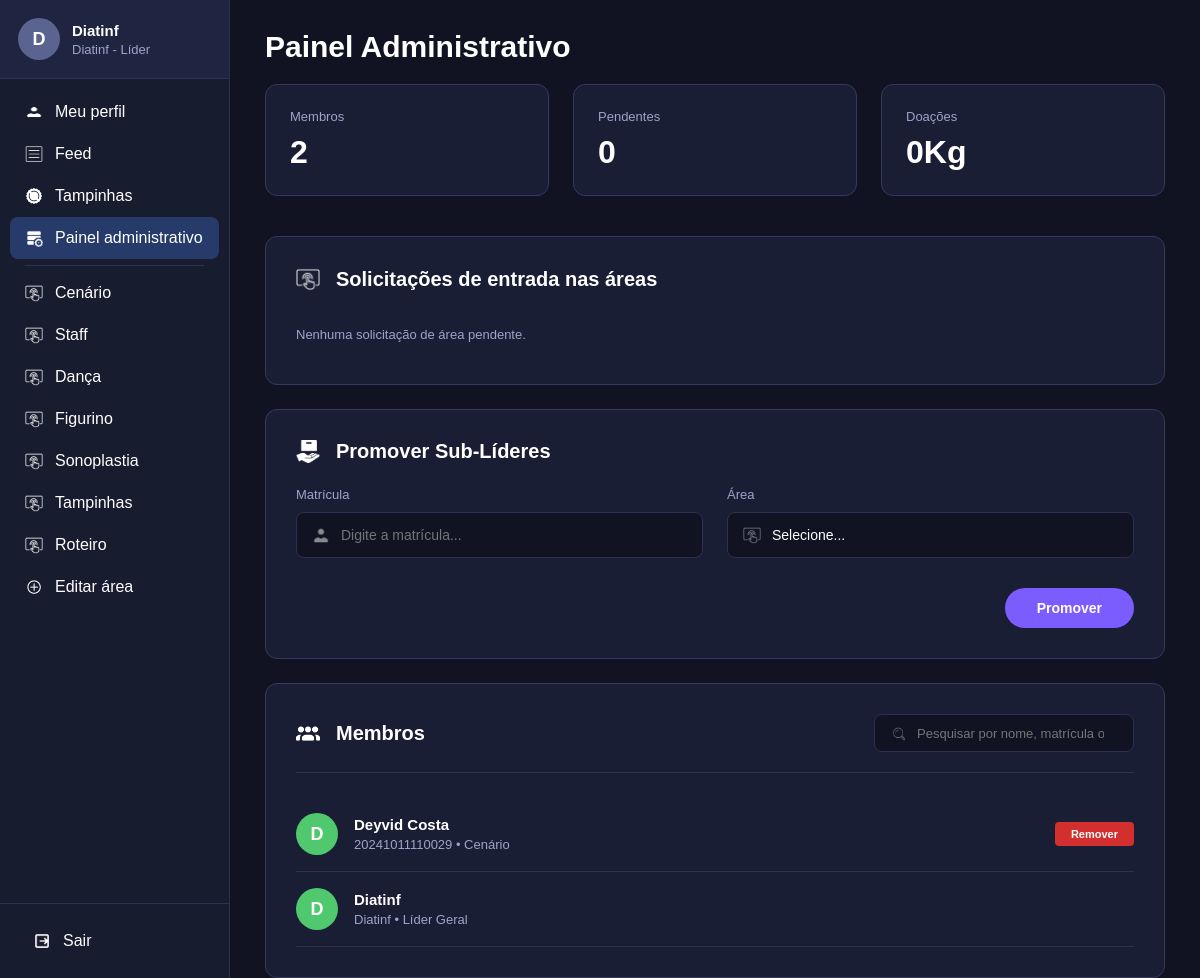
The page /painel-administrativo/ (signed in) on the database as committed earlier.
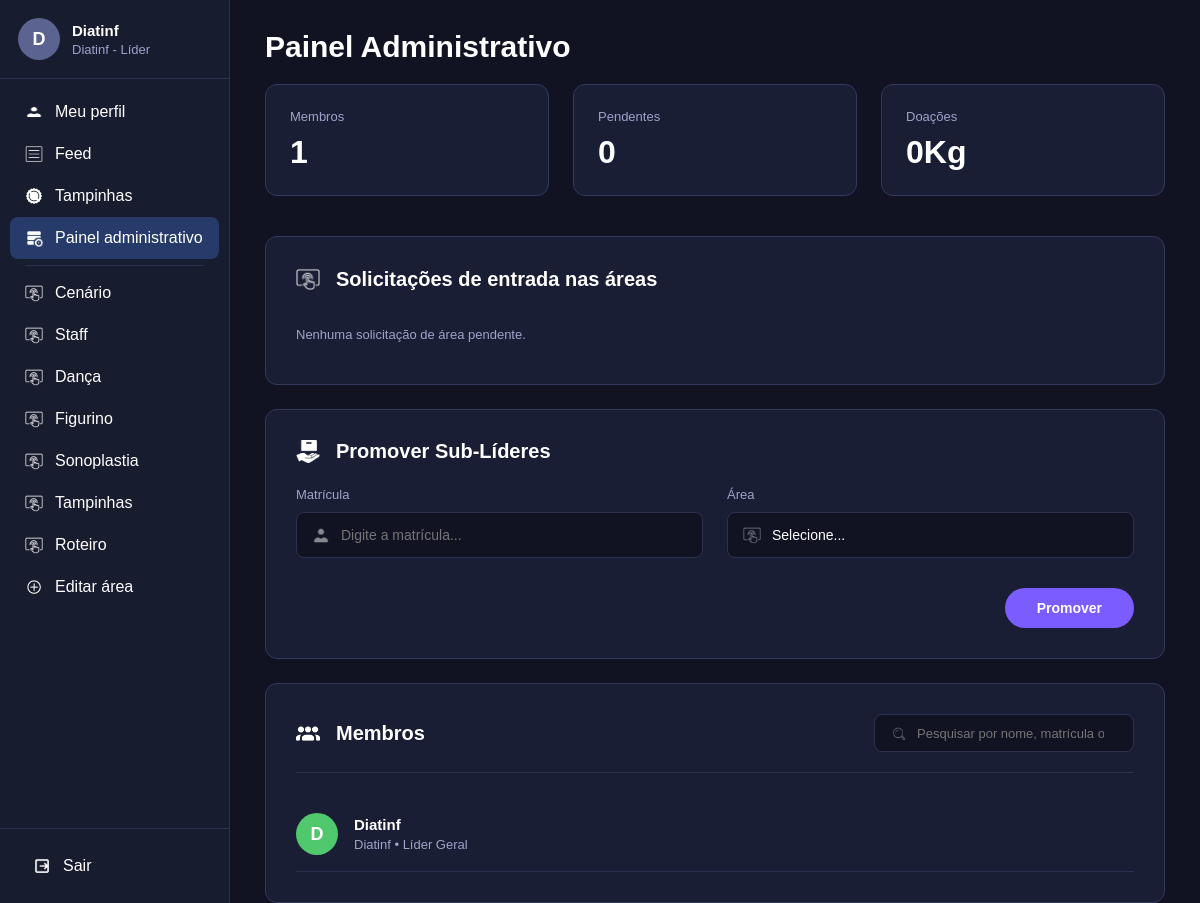
The same page on the database as committed later.
### usuarios/models.py (models this page shows, shortened)
class Usuario(models.Model):
    nome=models.CharField(max_length=100, blank=True, default="")
    matricula=models.CharField(max_length=20, unique=True)
    senha=models.CharField(max_length=255)
    diretoria=models.CharField(max_length=50)
    areas=models.TextField()
    aprovado=models.BooleanField(default=True)
    sub_lider=models.BooleanField(default=False)
    sublider_de=models.CharField(max_length=50, null=True, blank=True)
    doacao_tampinhas=models.FloatField(default=0)
    foto=models.ImageField(upload_to="perfis/", null=True, blank=True)
    banner=models.ImageField(upload_to="banners/", null=True, blank=True)
    bio=models.TextField(blank=True, default="")
    curso=models.CharField(max_length=150, blank=True, default="")
    session_version=models.PositiveIntegerField(default=1)
    def nome_exibicao(self):
        if self.nome and self.nome.strip():
            return self.nome.strip()
        return self.matricula
    def inicial_perfil(self):
        base = (self.nome_exibicao() or "U").strip()
        return base[0].upper() if base else "U"
    def eh_administrador(self):
        from .suap import MATRICULAS_ADM_FIXAS
        mat = (self.matricula or "").strip().lower()
        diret = (self.diretoria or "").strip().lower()
        return mat in MATRICULAS_ADM_FIXAS or diret in ["líder", "lider", "líder geral", "lider geral"]
    def curso_exibicao(self):
        if self.eh_administrador():
            return ""
        if self.curso and self.curso.strip():
            return self.curso.strip()
        from .suap import identificar_diretoria_e_curso
        _, curso = identificar_diretoria_e_curso(self.matricula)
        return curso or ""
    def tem_acesso_painel(self):
        return self.eh_administrador() or self.sub_lider
    def get_areas_list(self):
        if self.areas:
            return [a.strip() for a in self.areas.split(",") if a.strip()]
        return []
    def get_areas_sidebar(self):
        if self.eh_administrador():
            return ["Cenário", "Staff", "Dança", "Figurino", "Sonoplastia", "Tampinhas", "Roteiro"]
        return self.get_areas_ordenadas()

### usuarios/views.py (the view)
# urls.py: path("painel-administrativo/", views.painel_administrativo, name="painel_administrativo"),
def painel_administrativo(request):
    usuario = usuario_logado(request)
    if usuario is None:
        return redirect("login")
    if not usuario.tem_acesso_painel():
        definir_mensagem(request, messages.error, "Você não possui permissão para acessar o Painel Administrativo.")
        return redirect_autenticado(request, "feed")
    todos_aprovados = filtrar_qs_diretoria(
        Usuario.objects.filter(aprovado=True), usuario, "diretoria"
    ).order_by("matricula")
    total_doacoes = obter_total_doacoes_kg_formatado(com_unidade=False, diretoria=usuario.diretoria)
    membros_elegiveis_doacao = [m for m in todos_aprovados if not m.eh_administrador()]
    meta_atual_d = obter_meta_tampinhas_kg(diretoria=usuario.diretoria)
    meta_tampinhas_atual_str = f"{meta_atual_d:.3f}".rstrip("0").rstrip(".") or "40"
    meta_tampinhas_formatada = formatar_kg(meta_atual_d, is_gramas=False)
    if usuario.sub_lider and not usuario.eh_administrador():
        membros = obter_membros_da_area(usuario.sublider_de, diretoria=usuario.diretoria)
        pendentes = Usuario.objects.none()
        tarefas_base = filtrar_qs_diretoria(
            Tarefa.objects.filter(area=usuario.sublider_de),
            usuario,
            "criada_por__diretoria",
        ).prefetch_related("conclusoes")
        tarefas = tarefas_base.filter(encerrada=False).annotate(
            total_concl=Count("conclusoes", filter=~Q(conclusoes__usuario=F("criada_por")), distinct=True)
        ).order_by("-criada_em")
        tarefas_concluidas = tarefas_base.filter(encerrada=True).annotate(
            total_concl=Count("conclusoes", filter=~Q(conclusoes__usuario=F("criada_por")), distinct=True)
        ).order_by("-criada_em")
        solicitacoes_area = filtrar_qs_diretoria(
            SolicitacaoArea.objects.filter(area=usuario.sublider_de),
            usuario,
            "usuario__diretoria",
        ).select_related("usuario").order_by("solicitado_em")
        total_membros = len(membros)
        total_pendentes = solicitacoes_area.count()
    else:
        membros = todos_aprovados
        pendentes = filtrar_qs_diretoria(
            Usuario.objects.filter(aprovado=False), usuario, "diretoria"
        ).order_by("matricula")
        tarefas_base_adm = filtrar_qs_diretoria(
            Tarefa.objects.all(), usuario, "criada_por__diretoria"
        ).prefetch_related("conclusoes", "conclusoes__usuario")
        tarefas = tarefas_base_adm.filter(encerrada=False).annotate(
            total_concl=Count("conclusoes", filter=~Q(conclusoes__usuario=F("criada_por")), distinct=True)
        ).order_by("-criada_em")
        tarefas_concluidas = tarefas_base_adm.filter(encerrada=True).annotate(
            total_concl=Count("conclusoes", filter=~Q(conclusoes__usuario=F("criada_por")), distinct=True)
        ).order_by("-criada_em")
        solicitacoes_area = filtrar_qs_diretoria(
            SolicitacaoArea.objects.select_related("usuario"), usuario, "usuario__diretoria"
        ).order_by("area", "solicitado_em")
        total_membros = membros.count()
        total_pendentes = solicitacoes_area.count() + pendentes.count()
    return render(request, "admin.html", {
        "usuario": usuario,
        "membros": membros,
        "pendentes": pendentes,
        "total_membros": total_membros,
        "total_pendentes": total_pendentes,
        "total_doacoes": total_doacoes,
        "membros_elegiveis_doacao": membros_elegiveis_doacao,
        "meta_tampinhas_atual": meta_tampinhas_atual_str,
        "meta_tampinhas_formatada": meta_tampinhas_formatada,
        "tarefas": tarefas,
        "tarefas_concluidas": tarefas_concluidas,
        "solicitacoes_area": solicitacoes_area,
    })

### usuarios/context_processors.py (called while the page is built, shortened)
def consumir_notificacoes_validas(request, usuario_id):
    notificacoes = []
    try:
        storage = messages.get_messages(request)
        mensagens_brutas = list(storage)
        if hasattr(storage, "_loaded_data"):
            storage._loaded_data = []
        if hasattr(storage, "_queued_messages"):
            storage._queued_messages = []
        storage.used = True
        if hasattr(request, "session") and "_messages" in request.session:
            del request.session["_messages"]
        agora = time.time()
        caminho_atual = unquote(getattr(request, "path", "") or "").rstrip("/") or "/"
        uid_atual_str = str(usuario_id) if usuario_id else "anon"
    except Exception:
        return []
    return notificacoes[-1:]

### usuarios/suap.py (called while the page is built, shortened)
def _extrair_texto_campo(valor):
    if not valor:
        return ""

### usuarios/views.py (called while the page is built)
def filtrar_qs_diretoria(qs, usuario, campo_diretoria="diretoria"):
    diret = (getattr(usuario, "diretoria", "") or "").strip()
    if diret in DIRETORIAS:
        return qs.filter(**{f"{campo_diretoria}__iexact": diret})
    return qs

### usuarios/templates/admin.html (shortened to what the changed rows need)
{% load static %}
{% load usuarios_extras %}
<!DOCTYPE html>
<html lang="pt-br">
<head>
    <link rel="stylesheet" href="{% static 'css/base.css' %}">
    <link rel="stylesheet" href="{% static 'css/admin.css' %}">
</head>
<body>
{% include "_sidebar.html" with pagina_ativa="painel" %}
<main class="conteudo">
    <div class="container-pagina container-admin">
        <div class="titulo-pagina">
            <h1>Painel Administrativo</h1>
        </div>
        <section class="stats-grid">
            <div class="stat-card">
                <p class="stat-rotulo">Membros</p>
                <p class="stat-valor" id="stat-membros">{{ total_membros }}</p>
            </div>
        </section>
        {% if usuario.eh_administrador %}
        <section class="painel-card">
            <div class="card-header">
                <h2>Solicitações de entrada nas áreas</h2>
            </div>
        </section>
        <section class="painel-card">
            <div class="card-header">
                <h2>Promover Sub-Líderes</h2>
            </div>
        </section>
        {% endif %}
        <section class="painel-card" id="card-membros-painel">
            <div class="card-header flex-between">
                <div class="titulo-icone">
                    <h2>Membros</h2>
                </div>
            </div>
            <div class="lista-itens" id="lista-membros-painel" data-vazio-texto="{% if usuario.eh_administrador %}Nenhum membro aprovado ainda.{% else %}Nenhum membro vinculado a esta área ainda.{% endif %}" data-sublider-area="{{ usuario.sublider_de|default:'' }}">
                {% for membro in membros %}
                <div class="item-linha" data-membro-id="{{ membro.id }}" data-busca="{{ membro.nome_exibicao }} {{ membro.matricula }} {{ membro.diretoria }} {{ membro.curso_exibicao }} {{ membro.get_areas_list|join:' ' }}">
                    <div class="info-principal">
                        <a href="{% url 'ver_perfil' membro.id %}" class="avatar avatar-verde" style="overflow:hidden;text-decoration:none;color:white;">
                            {% if membro.foto and membro.foto.name %}
                                <img src="{{ membro.foto.url }}" alt="{{ membro.nome_exibicao }}" class="avatar-foto-img">
                            {% else %}
                                {{ membro.inicial_perfil }}
                            {% endif %}
                        </a>
                        <div class="textos">
                            <div class="nome-badges">
                                <h3><a href="{% url 'ver_perfil' membro.id %}" class="link-perfil-usuario">{{ membro.nome_exibicao }}</a></h3>
                            </div>
                            {% if usuario.eh_administrador %}
                            <p>{{ membro.matricula }}{% if membro.eh_administrador %} • Líder Geral{% elif membro.get_areas_list %} • {{ membro.get_areas_list|join:", " }}{% endif %}</p>
                            {% else %}
                            <p>{{ membro.matricula }} - {{ usuario.sublider_de }}</p>
                            {% endif %}
                        </div>
                    </div>
                    <div class="acoes">
                        {% if usuario.eh_administrador and not membro.eh_administrador %}
                        <form action="{% url 'remover_membro' membro.id %}" method="POST" onsubmit="return confirm('Deseja realmente remover este membro?');">
                            <button type="submit" class="btn-remover">Remover</button>
                        </form>
                        {% elif usuario.sub_lider and not membro.eh_administrador and membro.id != usuario.id %}
                        <form action="{% url 'remover_membro' membro.id %}" method="POST" onsubmit="return confirm('Deseja realmente remover este membro da área {{ usuario.sublider_de }}?');">
                            {% csrf_token %}
                            <button type="submit" class="btn-remover">Remover</button>
                        </form>
                        {% endif %}
                    </div>
                </div>
                {% empty %}
                <p class="sem-itens">{% if usuario.eh_administrador %}Nenhum membro aprovado ainda.{% else %}Nenhum membro vinculado a esta área ainda.{% endif %}</p>
                {% endfor %}
            </div>
        </section>
    </div>
</main>
<link rel="stylesheet" href="{% static 'vendor/flatpickr/flatpickr.min.css' %}">
</body>
</html>

### usuarios/templates/_sidebar.html (shortened to what this page needs)
{% load static %}
<aside class="sidebar" id="sidebar-principal">
    <div class="sidebar-topo-scroll">
        <a href="{% url 'meu_perfil' %}" class="usuario {% if pagina_ativa == 'perfil' %}usuario-ativo{% endif %}" title="Acessar meu perfil">
            <div class="avatar">
                {% if usuario.foto and usuario.foto.name %}
                    <img src="{{ usuario.foto.url }}" alt="{{ usuario.nome_exibicao }}" class="avatar-foto-img">
                {% else %}
                    {{ usuario.inicial_perfil }}
                {% endif %}
            </div>
            <div class="dados-usuario">
                <h3>{{ usuario.nome_exibicao }}</h3>
                <p>{{ usuario.diretoria }} - {% if usuario.eh_administrador %}Líder{% elif usuario.sub_lider %}Sub-Líder{% else %}Membro{% endif %}</p>
            </div>
        </a>
        <nav class="menu">
            <a href="{% url 'meu_perfil' %}" class="{% if pagina_ativa == 'perfil' %}ativo{% endif %}">
                <img src="{% static 'imgs/icone-usuario.png' %}" alt="Perfil">
                <span>Meu perfil</span>
            </a>
            <a href="{% url 'feed' %}" class="{% if pagina_ativa == 'feed' %}ativo{% endif %}">
                <img src="{% static 'imgs/icone-feed.png' %}" alt="Feed">
                <span>Feed</span>
            </a>
            <a href="{% url 'tampinhas' %}" class="{% if pagina_ativa == 'tampinhas' %}ativo{% endif %}">
                <img src="{% static 'imgs/icone-tampinhas.png' %}" alt="Tampinhas">
                <span>Tampinhas</span>
            </a>
            {% if usuario.tem_acesso_painel %}
                <a href="{% url 'painel_administrativo' %}" class="{% if pagina_ativa == 'painel' %}ativo{% endif %}">
                    <img src="{% static 'imgs/icone-painel.png' %}" alt="Painel">
                    <span class="texto-painel">Painel administrativo</span>
                </a>
            {% endif %}
            <div class="menu-separador"></div>
            {% for area in usuario.get_areas_sidebar %}
                <a href="{% url 'chat_area' area %}" class="{% if area_ativa == area %}ativo{% endif %}">
                    <img src="{% static 'imgs/icone-area.png' %}" alt=""><span>{{ area }}</span>
                </a>
            {% endfor %}
            <a href="{% url 'nova_area' %}" class="{% if pagina_ativa == 'nova_area' %}ativo{% endif %}">
                <img src="{% static 'imgs/icone-editar-area.png' %}" alt="Editar área">
                <span>Editar área</span>
            </a>
        </nav>
    </div>
    <div class="rodape-sidebar">
        <a href="{% url 'sair' %}" id="link-sair-sidebar" onclick="return confirm('Deseja realmente sair da sua conta?');">
            <img src="{% static 'imgs/icone-sair.png' %}" alt="Sair">
            <span>Sair</span>
        </a>
    </div>
</aside>

Rows that differ between the two databases and show on the page:
removed Usuario: inicial_perfil "D", nome_exibicao "Deyvid Costa", matricula "20241011110029", get_areas_list "Cenário", diretoria "Remover"
Other text that changed with them:
{{ total_membros }}: "2" → "1"
